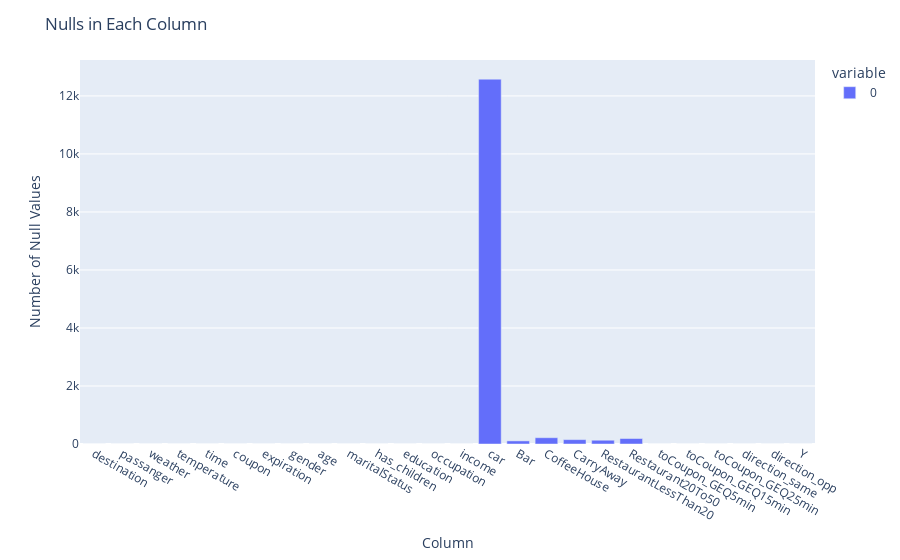

Notebook code for this chart:
### Markdown cell above
2. Investigate the dataset for missing or problematic data.

### Code cell
# The name of the column 'passanger' is spelled wrong.

# The columns describing user habits have missing values.
print('Bar unique values: ' + str(data['Bar'].unique()))
print('CoffeeHouse unique values: ' + str(data['CoffeeHouse'].unique()))
print('CarryAway unique values: ' + str(data['CarryAway'].unique()))
print('RestaurantLessThan20 unique values: ' + str(data['RestaurantLessThan20'].unique()))
print('Restaurant20To50 unique values: ' + str(data['Restaurant20To50'].unique()))

# The 'time' column is a string but could be numerical.
# If it were numerical, time could be compared more
# easily in a hierarchy of time.

# The column describing whether or not the coupon was
# accepted is named a rather undescriptive 'Y'.

# When the null values are totaled, the 'car' column has
# by far the most missing values. It is mostly missing values.
nulls_per_column = data.apply(lambda x: x.isnull()).sum()
null_fig = px.bar(nulls_per_column)
null_fig.update_layout(title='Nulls in Each Column', xaxis_title='Column', yaxis_title='Number of Null Values')
null_fig.show()

### Figure 1 — Plotly figure (JSON) as saved in the notebook; plotly's stock layout.template omitted (floating-point values rounded to 4 significant figures)
{"data": [{"alignmentgroup": "True", "hovertemplate": "variable=0<br>index=%{x}<br>value=%{y}<extra></extra>", "legendgroup": "0", "marker": {"color": "#636efa", "pattern": {"shape": ""}}, "name": "0", "offsetgroup": "0", "orientation": "v", "showlegend": true, "textposition": "auto", "type": "bar", "x": ["destination", "passanger", "weather", "temperature", "time", "coupon", "expiration", "gender", "age", "maritalStatus", "has_children", "education", "occupation", "income", "car", "Bar", "CoffeeHouse", "CarryAway", "RestaurantLessThan20", "Restaurant20To50", "toCoupon_GEQ5min", "toCoupon_GEQ15min", "toCoupon_GEQ25min", "direction_same", "direction_opp", "Y"], "xaxis": "x", "y": [0, 0, 0, 0, 0, 0, 0, 0, 0, 0, 0, 0, 0, 0, 12576, 107, 217, 151, 130, 189, 0, 0, 0, 0, 0, 0], "yaxis": "y"}], "layout": {"barmode": "relative", "legend": {"title": {"text": "variable"}, "tracegroupgap": 0}, "margin": {"t": 60}, "title": {"text": "Nulls in Each Column"}, "xaxis": {"anchor": "y", "domain": [0, 1], "title": {"text": "Column"}}, "yaxis": {"anchor": "x", "domain": [0, 1], "title": {"text": "Number of Null Values"}}}}
